Frame 1 (no input): blank canvas, image omitted
Frame 60 (no input): blank canvas, image omitted
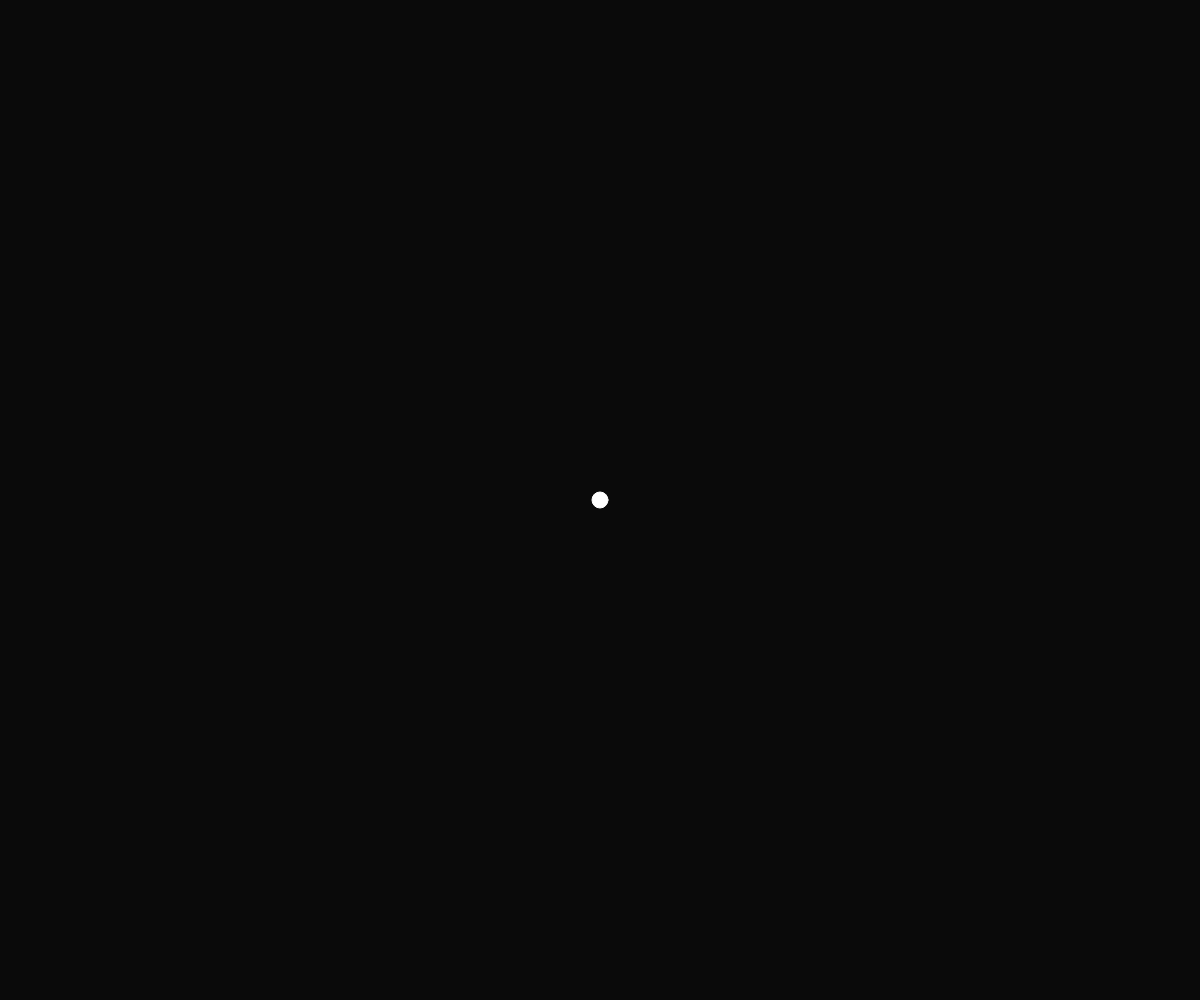
Frame 120 (the mouse pressed at the canvas centre since frame 60)

The p5.js sketch whose frames 1 and 60 were blank and that drew this single picture after the mouse press (run headless with seeded random() and noise() and a simulated clock; from frame 60 on, the mouse is pressed at the canvas centre):

// p5.js sketch
// ── sketch.js
/* uses p5.js | by Plasmoxy */

/* I have an array of points,
  how can I every point to every another point so
  that the sum of all lengths of those connections
  is minimal ? */
  
  
/* SOLUTION: Prim's algorithm */
/*
let there be vertices: unreached or reached 
let all be unreached at start
let pick a vertex -> now a reached vertex
? to which v can i connect this v, so i have minimal distance ?
-> check others, pickup minimal
(first complete)
-> for entire set of reached (foreach reached in set), check all unreached
select minimal dist as reached
(continue iteration, construct reached body)

*/

let canvas, bgColor;

let vectors = [];

function setup() {
  bgColor = color(10);
  canvas = createCanvas(windowWidth, windowHeight);
  
  
  
}

function mousePressed() {
  vectors.push(createVector(mouseX, mouseY));
}

function draw() {
  background(bgColor);
  
  let reached = [];
  let unreached = [];
  
  // all unreached
  unreached = vectors.slice();
  
  // push first from unreached
  reached.push(unreached[0]);
  unreached.splice(0, 1);
  
  while (unreached.length > 0) {
    let minimum = 10000; // impossible start
    let rIndex;
    let uIndex;
    
    for (let ri = 0; ri < reached.length; ri++) {
      for (let ui = 0; ui < unreached.length; ui++) {
        let vr = reached[ri];
        let vu = unreached[ui];
        
        let d = dist(vr.x, vr.y, vu.x, vu.y); // check distance
        
        if ( d < minimum ) {
          minimum = d;
          // store indexes of shortest one
          rIndex = ri;
          uIndex = ui;
        }
      }
    }
    
    line(reached[rIndex].x, reached[rIndex].y, unreached[uIndex].x, unreached[uIndex].y);
    
    // push minimum distance reached to unreached
    reached.push(unreached[uIndex]);
    unreached.splice(uIndex, 1);
    
  }
  
  // draw vectors
  fill(255);
  stroke(255);
  for (let v of vectors) {
    ellipse(v.x, v.y, 16, 16);
  }
  
}
